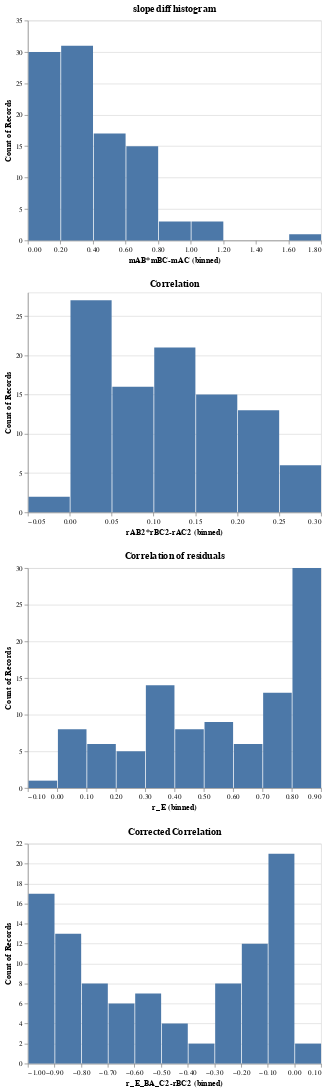

The code cell stored with this chart in its notebook:
### Code cell
def stats_graphs(d):
    slope_histogram = alt.Chart(d).mark_bar().encode(
        x=alt.X('mAB*mBC-mAC:Q', bin=True),
        y='count()').properties(title="slope diff histogram")

    bincount = 100
    ticks = 10
    correlation_graph = alt.Chart(d).mark_bar().encode(
        x=alt.X('rAB2*rBC2-rAC2:Q',bin=True,
                   axis=alt.Axis(
                    tickCount=ticks,
                    grid=False)),
        y='count()').properties(
            title="Correlation")
    residual_correlation = alt.Chart(d).mark_bar().encode(
        x=alt.X('r_E:Q', bin=True),
        y='count()').properties(title="Correlation of residuals")
    corrected_correlation = alt.Chart(d).mark_bar().encode(
        x=alt.X("r_E_BA_C2-rBC2:Q", bin=True),
        y='count()').properties(
        title="Corrected Correlation")

    return alt.vconcat(slope_histogram,correlation_graph,residual_correlation, corrected_correlation)

stats_graphs(d)
